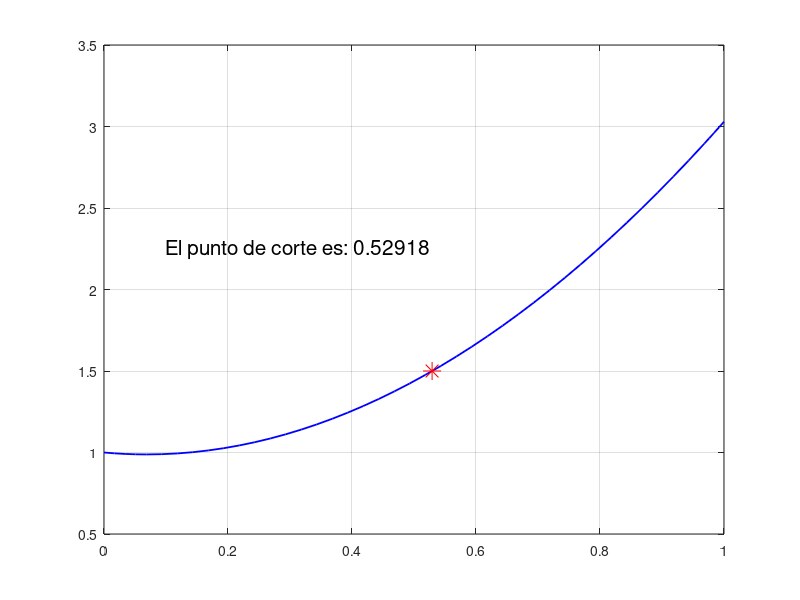

Source code (MATLAB):
function Ejemplo10p4

%  resolvemos el ejercicio 10.4 de los apuntes de MATLAB

%cierre ventanas
close all

%funcion del segundo miembro
fun = @(t,y) 0.5*(10*t-log(y+1));

%resolvemos numericamente
[ts,ys]=ode45(fun,[0,1],1);
plot(ts,ys,'b','LineWidth',1.3)
hold on
grid on % para la malla de valores
psi =@(z) interp1(ts,ys,z)-1.5;
td=fzero(psi,.5);
plot(td,1.5,'r*','MarkerSize',13)
hold off
text(0.1,2.25, ['El punto de corte es: ',num2str(td)],'FontSize',15)
shg
